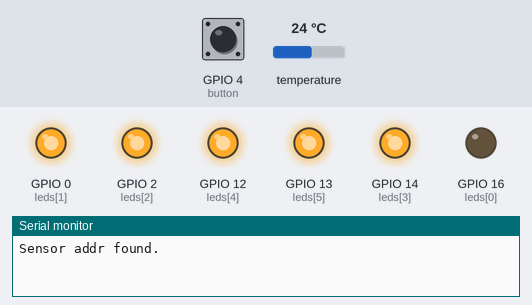
The sketch below on a simulated ESP8266 (NodeMCU). Shown: output pins drawn as LEDs (lit = HIGH), the last lines printed to the serial monitor. The test bench sets the inputs (shaded band); at power-on: GPIO 4 (button) HIGH, temperature 24 °C.

Above: at 0.1 s.
At 2.4 s:
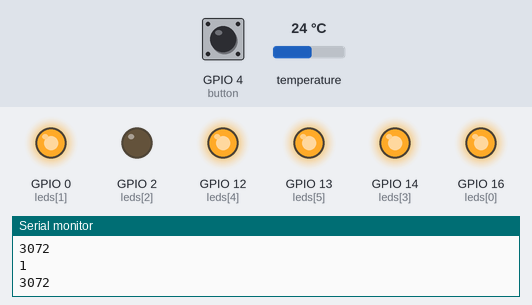
2.5 s: GPIO 4 (button) pulled LOW for 1.1 s
At 4.1 s:
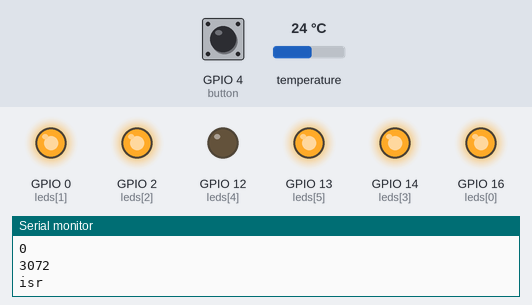
Timing chart, 0 to 12.7 s (numbered marks = the images above; inputs shaded):
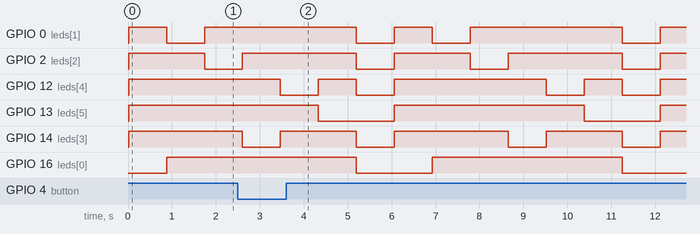

The sketch:

io_test.ino
```cpp
// Sketch -> Include Library -> Manage libraries
// Search for "OneWire" by Paul Stoffregen et al.
//   https://github.com/PaulStoffregen/OneWire
// Search for "Dallas" by Miles Burton et al.
//   https://github.com/milesburton/Arduino-Temperature-Control-Library

#include <OneWire.h>
#include <DallasTemperature.h>


const byte button = 4;
const byte bus = 5;
const byte leds[] = {16, 0, 2, 14, 12, 13};

OneWire one_wire(bus);
DallasTemperature sensor(&one_wire);

DeviceAddress addr;

void setup()
{
    Serial.begin(115200);
    pinMode(button, INPUT_PULLUP);
    for(byte i = 0; i < sizeof(leds); i++)
        pinMode(leds[i], OUTPUT);

    boolean res = sensor.getAddress(addr, 0);
    if( !res )
        Serial.println("error getting sensor addr.");
    else
        Serial.println("Sensor addr found.");

    attachInterrupt(digitalPinToInterrupt(button), button_isr, CHANGE);
}

byte current = 0;
void loop()
{

    set_all(HIGH); //clear
    if( current < sizeof(leds))
        {
        digitalWrite( leds[current], LOW);
        current++;
        }
    else
        {
        set_all(LOW); //all on
        current = 0;
        }

    sensor.requestTemperatures();

    Serial.println(digitalRead(button));


    boolean res = sensor.setResolution(addr, 12, true);
    if( !res )
        Serial.println("error setting resolution");
    int16_t val = sensor.getTemp(addr);
    if( val == DEVICE_DISCONNECTED_RAW )
        Serial.println("sensor error");
    else
        Serial.println(val); // val/128 == Celsius

    delay(100);
}

void set_all(boolean state)
{
    for(byte i = 0; i < sizeof(leds); i++)
        digitalWrite(leds[i], state);
}

ICACHE_RAM_ATTR void button_isr()
{
    //static unsigned long last_time = 0;
    //static boolean last_state = false;
    Serial.println("isr");
}
```

Measured:
- by itself, GPIO 13 (leds[5]): alternates HIGH for 4.3 s and LOW for 1.7 s
